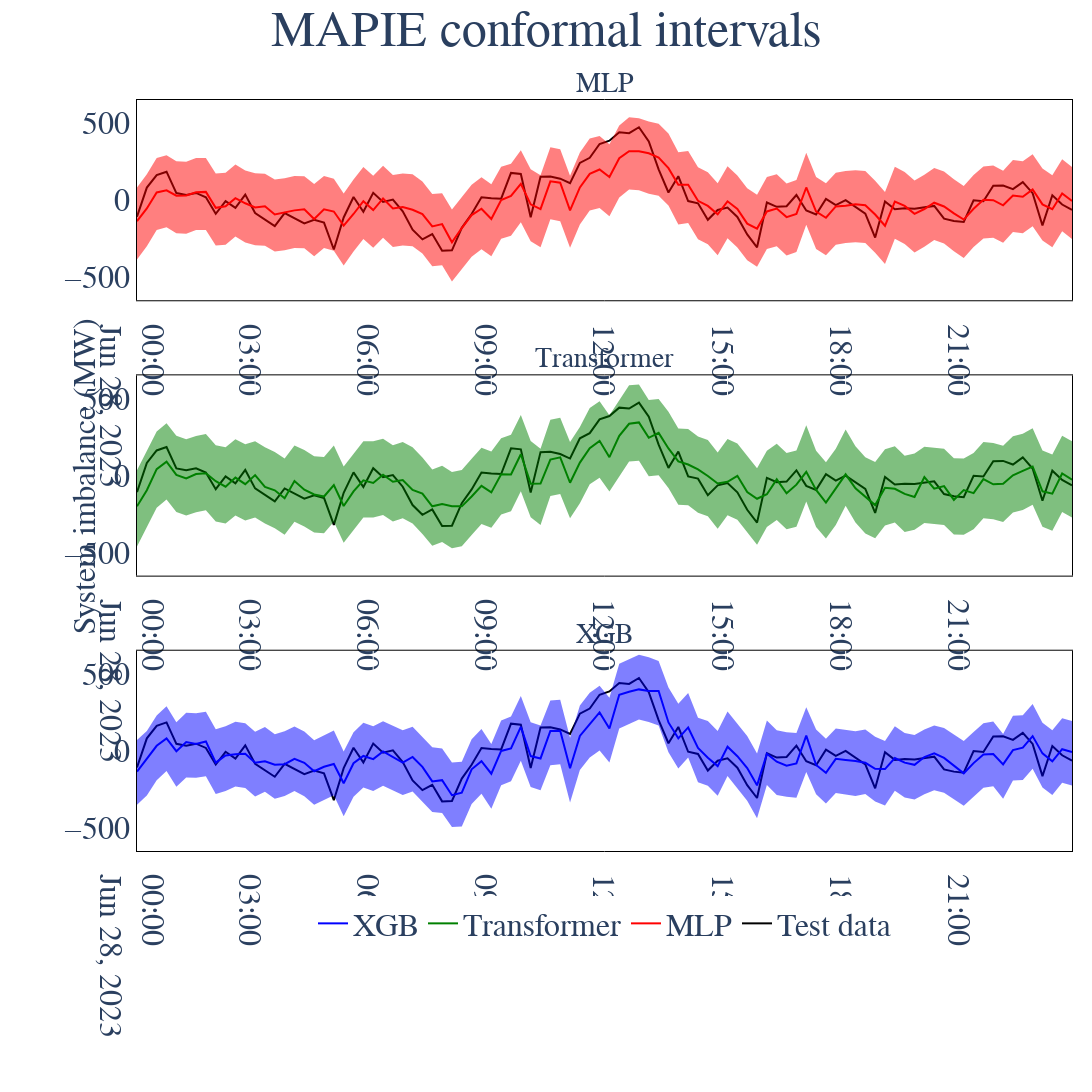

This figure's notebook cell:
### Code cell
import plotly.express as px
import plotly.graph_objects as go
import plotly.io as pio
from plotly.subplots import make_subplots

# Assuming x, y_true, and model_data are already defined
# start_ind = ...  # define start index
# end_ind = ...    # define end index
model_names = ["MLP", "Transformer", "XGB"]
colors = ["red", "green", "blue"]  # Different colors for each model

# Create subplots with 3 rows and 1 column
fig = make_subplots(rows=3, cols=1, subplot_titles=model_names, vertical_spacing=0.1)
# fig = make_subplots(
#     rows=3, 
#     cols=1, 
#     subplot_titles=model_names, 
#     vertical_spacing=0.1,
#     subplot_titles=dict(font=dict(size=20))  # Increase the size of subplot titles
# )

# Add 'Test data' trace only once
y_axis_range = [-650, 650]  # Example range, adjust as needed
for i in range(1, 4):
    fig.update_yaxes(range=y_axis_range, row=i, col=1)
    fig.add_trace(
        go.Scatter(x=x, y=y_true[start_ind:end_ind], mode='lines', 
                   name="Test data", line=dict(color="black"), 
                   showlegend=False if i > 1 else True),
        row=i, col=1
    )
    fig.layout.annotations[i-1].update(font=dict(size=28))

# Adding traces to each subplot
for i, (data, name) in enumerate(zip(model_data.values(), model_names)):
    # Plot model predictions
    fig.add_trace(
        go.Scatter(x=x, y=data['y_pred'][start_ind:end_ind], mode='lines', name=name, line=dict(color=colors[i])),
        row=i+1, col=1
    )
    
    # Plot prediction intervals (not in the legend)
    fig.add_trace(
        go.Scatter(
            x=x, 
            y=data['y_pis'][start_ind:end_ind][:, 0, 0],
            mode='lines',
            line=dict(color=colors[i], width=0),
            showlegend=False
        ),
        row=i+1, col=1
    )
    fig.add_trace(
        go.Scatter(
            x=x, 
            y=data['y_pis'][start_ind:end_ind][:, 1, 0],
            fill='tonexty',
            mode='lines',
            line=dict(color=colors[i], width=0),
            showlegend=False
        ),
        row=i+1, col=1
    )


################### ---------------------------

fig.update_layout(
    font=dict(size=32, family="Times New Roman"), 
    title=dict(x=0.5, y=0.99, text='MAPIE conformal intervals', font=dict(size=50)),
    xaxis_title='Time (h)', 
    legend=dict(orientation="h", x=0.5, xanchor="center", y=-0.06),
    margin=dict(l=20, r=20, t=100, b=20),   # Adjust bottom margin to ensure legend is visible
    plot_bgcolor='white',
    yaxis_title=' ',
    width=1983,  # Width as calculated for 4/5 of A4 paper width
    height=1200,  # Example height, adjust as needed
)
################### ---------------------------
fig.update_xaxes(showline=True, linewidth=1, linecolor='black', mirror=True, tickfont=dict(size=32))
fig.update_yaxes(showline=True, linewidth=1, linecolor='black', mirror=True, tickfont=dict(size=32))

# Removing x-axis labels and center y-axis title
for i in range(1, 4):
    fig.update_xaxes(title_text="", row=i, col=1)
    fig.update_yaxes(title_standoff=25, row=i, col=1)

# Custom centralized y-axis label using annotation
fig.add_annotation(
    text="System imbalance (MW)",  # Y-axis label
    xref="paper", yref="paper",
    x=-0.075, y=0.5,  # Adjust x for horizontal position, y=0.5 centers it vertically
    showarrow=False,
    textangle=-90,  # Vertical text
    font=dict(size=32)
)

# Show plot
fig.show(config={'staticPlot': True})
pio.write_image(fig, 'mapie_res.pdf')
